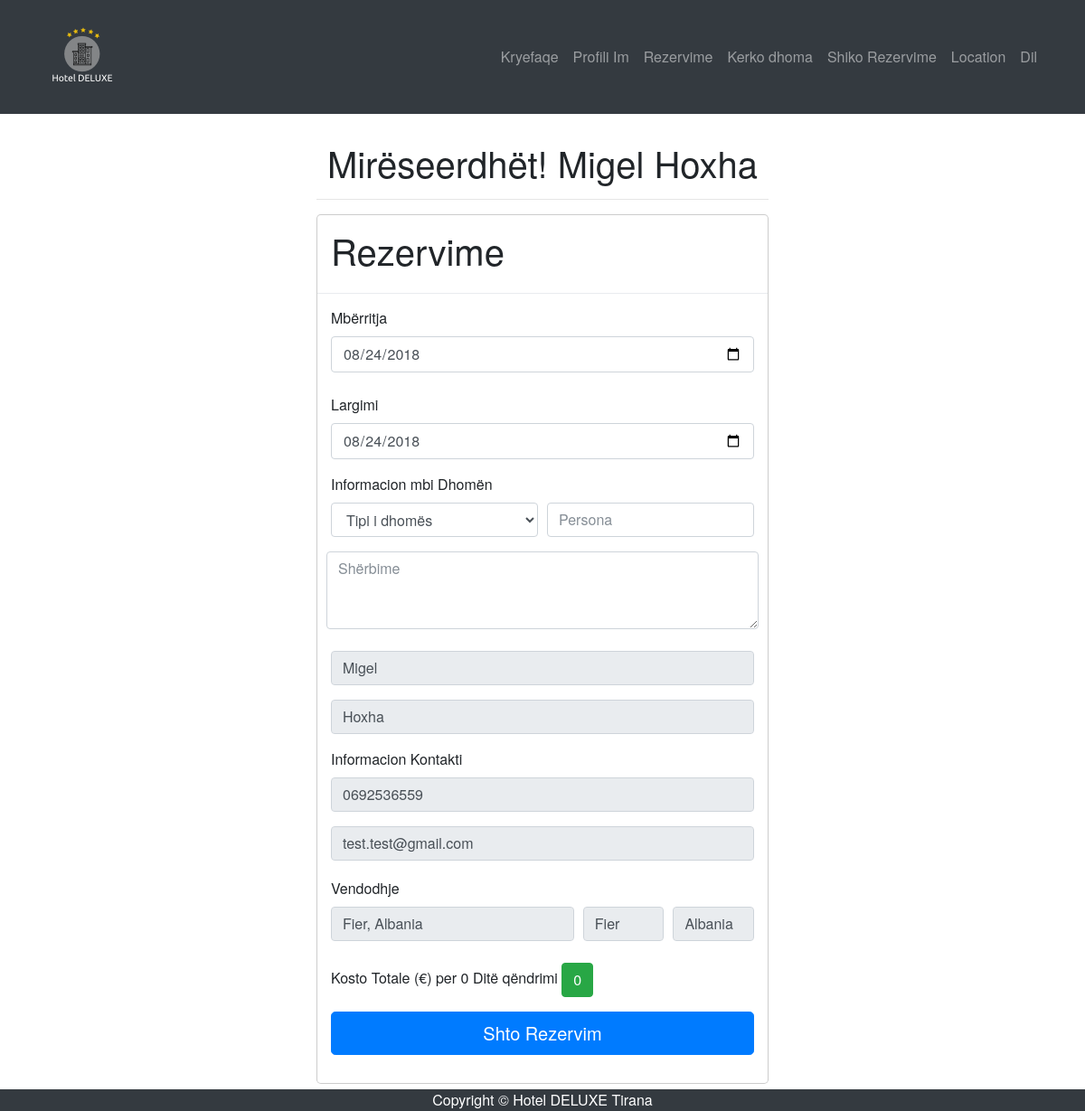
The app's page /reservation.php (signed in) with its own data.
### tables this page shows
CREATE TABLE IF NOT EXISTS `perdorues` (
`PerdoruesId` int(10) NOT NULL,
  `RoletId` int(10) NOT NULL DEFAULT '1',
  `Emer` varchar(30) NOT NULL,
  `Mbiemer` varchar(30) NOT NULL,
  `NrTel` varchar(15) NOT NULL,
  `Email` varchar(100) NOT NULL,
  `Username` varchar(30) NOT NULL,
  `Password` varchar(64) NOT NULL,
  `Mosha` int(3) DEFAULT NULL,
  `Gjinia` tinyint(1) NOT NULL DEFAULT '0',
  `ResetPassword` varchar(64) NOT NULL,
  `Inaktiv` tinyint(1) NOT NULL DEFAULT '1',
  `Adresa` varchar(100) DEFAULT NULL,
  `Shteti` varchar(30) DEFAULT NULL,
  `Qyteti` varchar(30) DEFAULT NULL,
  `lat` text,
  `lng` text
);

### reservation.php (the view, shortened to what this page needs)
<?php
include 'includes/header.php';
include 'includes/usernavigation.php';
include 'includes/footer.php';
if (isset($_SESSION['userid'])){
  $userID = $_SESSION['userid'];
  $query="SELECT  Emer, Mbiemer,NrTel,Email,Shteti,Qyteti,Adresa
FROM perdorues where PerdoruesId=".$userID;
  $result=mysqli_query($con, $query);
  if (mysqli_num_rows($result)==1) {
      $row= mysqli_fetch_array($result, MYSQLI_NUM);
    }
  }
     ?>
  <html>
  <head>
    <link rel="stylesheet" type="text/css" href="css/lr.css" />
  </head>
  <body>
    <div class="modal-dialog">
      <h1 class="text-center">Mirëseerdhët! <?php echo $row[0]; ?> <?php echo $row[1]; ?> </h1>
      <hr>
      <form action="backend/backend.reservation.php" method="POST">
        <div class="modal-content">
          <div class="modal-header">
            <h1 class="text-center">Rezervime</h1>
          </div>
          <div class="modal-body">
            <div class="form-group">
              <label class="cols-sm-2 control-label">Mbërritja</label>
              <input type="date" id="mberritja" class="form-control input-lg" name="mberritja" onchange="kostoPerfundimtare()" value="<?php echo date('Y-m-d'); ?>">
              <div class="form-group">
                <br>
                <label class="cols-sm-2 control-label">Largimi</label>
                <input type="date" id="largimi" class="form-control input-lg" name="largimi" onchange="kostoPerfundimtare()" value="<?php echo date('Y-m-d'); ?>">
              </div>
            </div><label class="cols-sm-2 control-label">Informacion mbi Dhomën</label>
            <div class="form-row">
              <div class="col-6">
                <select class="form-control input-lg" id="tipi_dhomes" name="tipiIdhomes" onchange="kostoPerfundimtare()">
                    <option value="" disabled selected style="display: none;">Tipi i dhomës</option>
                  </select>
              </div>
              <div class="col-6">
                <div class="form-group">
                  <input type="number" id="numri_personave" class="form-control input-lg" name="persona" placeholder="Persona" min="1" max="6" onchange="kostoPerfundimtare()" required/>
                </div>
              </div>
                <textarea class="form-control" id="" name="sherbime" rows="3" placeholder="Shërbime"></textarea>
            </div>
            <br>
            <div class="form-group">
              <input type="text" class="form-control input-lg" name="emri" value="<?php echo $row[0]; ?>" placeholder="Emer" required disabled/>
            </div>
            <div class="form-group">
              <input type="text" class="form-control input-lg" name="mbiemer" value="<?php echo $row[1]; ?>" placeholder="Mbiemer" required disabled/>
            </div>
            <div class="form-group">
              <label class="cols-sm-2 control-label">Informacion Kontakti</label>
              <input type="phone" class="form-control input-lg" name="telefon" placeholder="Telefon" value="<?php echo $row[2]; ?>" required disabled/>
            </div>
            <div class="form-group">
              <input type="text" class="form-control" name="email" placeholder="Email" value="<?php echo $row[3]; ?>" required disabled/>
            </div>
            <div class="col">
            </div>
            <div class="col">
            </div>
            <div class="col">
            </div>
            <label class="cols-sm-2 control-label">Vendodhje</label>
            <div class="form-row">
              <div class="col-7">
                <input type="text" class="form-control input-lg" placeholder="Adresa" name="adresa" value="<?php echo $row[6]; ?>" required disabled/>
              </div>
              <div class="col">
                <input type="text" class="form-control input-lg" placeholder="Qyteti" name="qyteti" value="<?php echo $row[5]; ?>" required disabled/>
              </div>
              <div class="col">
                <input type="text" class="form-control input-lg" placeholder="Shteti" name="shteti" value="<?php echo $row[4]; ?>" required disabled/>
              </div>
            </div>
            <br>
            <div class="form-group">
              <label>Kosto Totale (€) per </label>
              <span id="qendrimi" class="">0</span>
              <label>Ditë qëndrimi </label>
              <span id="result" class="btn btn-success">0</span>
            </div>
            <div class="form-group">
              <input type="submit" class="btn btn-block btn-lg btn-primary" name="rezervo" value="Shto Rezervim" />
            </div>
          </div>
        </div>
      </div>
  </body>
  </html>

### css/style.css (style rules this page uses)
body { overflow-x: hidden; font-family: 'Roboto Slab', 'Helvetica Neue', Helvetica, Arial, sans-serif; }

### records on screen
perdorues: Emer "Migel", Mbiemer "Hoxha", emri "Migel", mbiemer "Hoxha", telefon "0692536559", email "test.test@gmail.com", adresa "Fier, Albania", qyteti "Fier", shteti "Albania"
